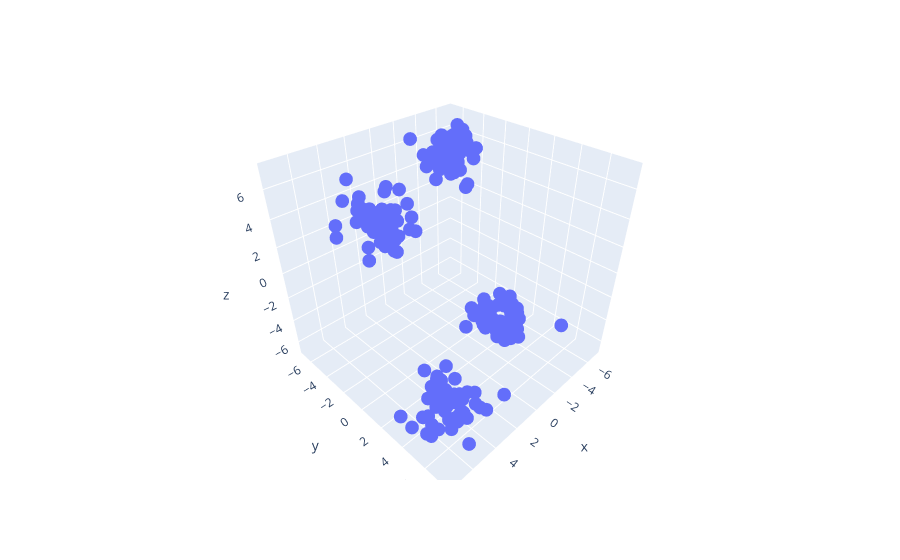

The notebook cell saved with this chart:
### Markdown cell above
### Step 9: Visualise Raw 3D Data
Interactive Plotly scatter — rotate to see the 4 natural clusters before K-Means labels them.

### Code cell
import plotly.express as px
fig = px.scatter_3d(x=X[:,0], y=X[:,1], z=X[:,2])
fig.show()

### Figure 1 — Plotly figure (JSON) as saved in the notebook; plotly's stock layout.template omitted (floating-point values rounded to 4 significant figures; data arrays with more than 128 entries replaced by an {"elided": "..."} marker saying what was removed)
{"data": [{"hovertemplate": "x=%{x}<br>y=%{y}<br>z=%{z}<extra></extra>", "legendgroup": "", "marker": {"color": "#636efa", "symbol": "circle"}, "mode": "markers", "name": "", "scene": "scene", "showlegend": false, "type": "scatter3d", "x": {"elided": "200 float values"}, "y": {"elided": "200 float values"}, "z": {"elided": "200 float values"}}], "layout": {"legend": {"tracegroupgap": 0}, "margin": {"t": 60}, "scene": {"domain": {"x": [0, 1], "y": [0, 1]}, "xaxis": {"title": {"text": "x"}}, "yaxis": {"title": {"text": "y"}}, "zaxis": {"title": {"text": "z"}}}}}
